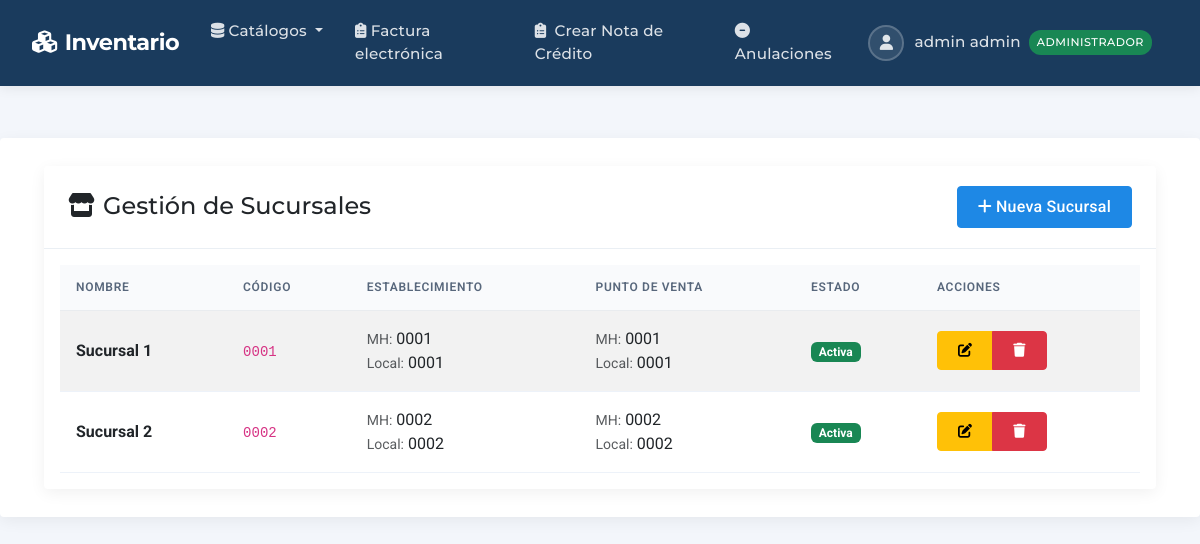
Page /dte/sucursales/ (signed in) on the committed database.
### productos/models.py (models this page shows, shortened)
class Usuario(AbstractUser):
    rol = models.ForeignKey(
        Rol, on_delete=models.SET_NULL,
        null=True, verbose_name='Rol',
        default=get_default_rol
    )
    dui = models.CharField('DUI', max_length=9, unique=True)
    SEXO_CHOICES = [('M','Masculino'), ('F','Femenino')]
    sexo = models.CharField('Sexo', max_length=1, choices=SEXO_CHOICES)
    edad = models.PositiveIntegerField('Edad', null=True, blank=True)
    telefono = models.CharField('Teléfono', max_length=20, blank=True)
    activo = models.BooleanField('Usuario Activo', default=False,
                               help_text='Solo usuarios activos pueden acceder al sistema')
    sucursal = models.ForeignKey(
        'dte.Sucursal',
        on_delete=models.SET_NULL,
        null=True, blank=True,
        verbose_name='Sucursal Asignada',
        help_text='Sucursal a la que pertenece el usuario'
    )
    REQUIRED_FIELDS = ['email', 'first_name', 'last_name', 'dui']
    def puede_acceder(self):
        return (
            self.is_authenticated and
            self.is_active and
            self.activo and
            self.rol and
            self.rol.nombre == 'administrador'
        )

class Rol(models.Model):
    nombre = models.CharField('Nombre del rol', max_length=50)

### dte/models.py (models this page shows, shortened)
class Sucursal(models.Model):
    nombre = models.CharField(max_length=100, verbose_name="Nombre de la Sucursal")
    codigo = models.CharField(max_length=10, unique=True, verbose_name="Código de Sucursal")
    codEstableMH = models.CharField(max_length=4, verbose_name="Código Establecimiento MH")
    codEstable = models.CharField(max_length=4, verbose_name="Código Establecimiento")
    codPuntoVentaMH = models.CharField(max_length=4, verbose_name="Código Punto Venta MH")
    codPuntoVenta = models.CharField(max_length=15, verbose_name="Código Punto Venta")
    activa = models.BooleanField(default=True, verbose_name="Sucursal Activa")
    class Meta:
        db_table = "dte_sucursal"
        verbose_name = "Sucursal"
        verbose_name_plural = "Sucursales"

### dte/views.py (the view)
# urls.py: path('sucursales/', views.sucursal_list, name='sucursal_list'),
@login_required
def sucursal_list(request):
    sucursales = Sucursal.objects.all().order_by('nombre')
    return render(request, 'dte/sucursal/list.html', {
        'sucursales': sucursales,
        'titulo': 'Gestión de Sucursales'
    })

### dte/templates/dte/sucursal/list.html (shortened to what this page needs)
{% extends 'productos/base.html' %}
{% load static %}
{% block content %}
<div class="container-fluid">
    <div class="row">
        <div class="col-12">
            <div class="card">
                <div class="card-header d-flex justify-content-between align-items-center">
                    <h4 class="card-title mb-0">
                        <i class="fas fa-store me-2"></i>{{ titulo }}
                    </h4>
                    <a href="{% url 'dte:sucursal_create' %}" class="btn btn-primary">
                        <i class="fas fa-plus me-1"></i>Nueva Sucursal
                    </a>
                </div>
                <div class="card-body">
                    {% if sucursales %}
                        <div class="table-responsive">
                            <table class="table table-striped table-hover">
                                <thead class="table-dark">
                                    <tr>
                                        <th>Nombre</th>
                                        <th>Código</th>
                                        <th>Establecimiento</th>
                                        <th>Punto de Venta</th>
                                        <th>Estado</th>
                                        <th>Acciones</th>
                                    </tr>
                                </thead>
                                <tbody>
                                    {% for sucursal in sucursales %}
                                    <tr>
                                        <td>
                                            <strong>{{ sucursal.nombre }}</strong>
                                        </td>
                                        <td>
                                            <code>{{ sucursal.codigo }}</code>
                                        </td>
                                        <td>
                                            <small class="text-muted">MH:</small> {{ sucursal.codEstableMH }}<br>
                                            <small class="text-muted">Local:</small> {{ sucursal.codEstable }}
                                        </td>
                                        <td>
                                            <small class="text-muted">MH:</small> {{ sucursal.codPuntoVentaMH }}<br>
                                            <small class="text-muted">Local:</small> {{ sucursal.codPuntoVenta }}
                                        </td>
                                        <td>
                                            {% if sucursal.activa %}
                                                <span class="badge bg-success">Activa</span>
                                            {% else %}
                                                <span class="badge bg-danger">Inactiva</span>
                                            {% endif %}
                                        </td>
                                        <td>
                                            <div class="btn-group" role="group">
                                                <a href="{% url 'dte:sucursal_update' sucursal.pk %}"
                                                   class="btn btn-sm btn-warning" title="Editar">
                                                    <i class="fas fa-edit"></i>
                                                </a>
                                                <a href="{% url 'dte:sucursal_delete' sucursal.pk %}"
                                                   class="btn btn-sm btn-danger" title="Eliminar">
                                                    <i class="fas fa-trash"></i>
                                                </a>
                                            </div>
                                        </td>
                                    </tr>
                                    {% endfor %}
                                </tbody>
                            </table>
                        </div>
                    {% endif %}
                </div>
            </div>
        </div>
    </div>
</div>
{% endblock %}

### productos/templates/productos/base.html (shortened to what this page needs)
<!DOCTYPE html>
<html lang="es" class="h-100">
<head>
    <link rel="stylesheet" href="https://cdn.datatables.net/2.3.2/css/dataTables.bootstrap5.css">
    <link href="https://cdn.jsdelivr.net/npm/bootstrap@5.3.0/dist/css/bootstrap.min.css" rel="stylesheet">
    <link rel="stylesheet" href="https://cdnjs.cloudflare.com/ajax/libs/font-awesome/6.4.0/css/all.min.css">
    <link rel="stylesheet" href="https://cdnjs.cloudflare.com/ajax/libs/tom-select/2.4.3/css/tom-select.bootstrap5.min.css" />
</head>
<body class="d-flex flex-column min-vh-100">
    <nav class="navbar navbar-expand-lg navbar-dark">
        <div class="container-fluid">
            <a class="navbar-brand" href="{% url 'home' %}">
                <i class="fas fa-cubes me-2"></i>Inventario
            </a>
            <div class="collapse navbar-collapse" id="navbarMain">
                <ul class="navbar-nav me-auto">
                    {% if user.is_authenticated %}
                    <li class="nav-item dropdown">
                        <a class="nav-link dropdown-toggle" href="#" data-bs-toggle="dropdown">
                            <i class="fas fa-database me-1"></i>Catálogos
                        </a>
                    </li>
                    <li class="nav-item">
                        <a class="nav-link" href="{% url 'dte:factura_list' %}">
                            <i class="fas fa-clipboard-list me-1"></i>Factura electrónica
                        </a>
                    </li>
                    <li class="nav-item">
                        <a class="nav-link" href="{% url 'dte:crear_nota_credito' %}">
                            <i class="fas fa-clipboard-list me-1"></i> Crear Nota de Crédito
                        </a>
                    </li>
                    <li class="nav-item">
                        <a class="nav-link" href="{% url 'dte:anulacion_list' %}">
                            <i class="fas fa-minus-circle"></i> Anulaciones
                        </a>
                    </li>
                    {% endif %}
                </ul>
                <ul class="navbar-nav">
                    {% if user.is_authenticated %}
                    <li class="nav-item dropdown">
                        <a class="nav-link dropdown-toggle user-dropdown" href="#" data-bs-toggle="dropdown">
                            <span class="user-avatar">
                                <i class="fas fa-user"></i>
                            </span>
                            {{ user.first_name }} {{ user.last_name }}
                            {% if user.rol %}
                                {% if user.puede_acceder %}
                                    <span class="badge-role bg-success">{{ user.rol.nombre }}</span>
                                {% else %}
                                    <span class="badge-role bg-warning">{{ user.rol.nombre }} (Sin acceso)</span>
                                {% endif %}
                            {% else %}
                                <span class="badge-role bg-danger">Sin rol</span>
                            {% endif %}
                        </a>
                    </li>
                    {% endif %}
                </ul>
            </div>
        </div>
    </nav>
    <div class="main-content">
        <div class="container">
            {% block content %}{% endblock %}
        </div>
    </div>
</body>
</html>

### productos/templates/productos/base.html (style rules this page uses)
:root { --primary-color: #1a3b5d; --primary-hover: #0e2945; --secondary-color: #1e88e5; --accent-color: #e53935; --success-color: #2e7d32; --light-bg: #f7f9fc; --dark-text: #2c3e50; --medium-text: #58677c; --light-text: #b0bec5; --header-shadow: 0 2px 12px rgba(0, 0, 0, 0.08); --card-shadow: 0 4px 16px rgba(0, 0, 0, 0.06); --border-radius: 0.25rem; }
body { font-family: 'Roboto', sans-serif; background-color: #f3f6fb; color: var(--dark-text); display: flex; flex-direction: column; min-height: 100vh; }
h1, h2, h3, h4, h5, .navbar-brand, .nav-link { font-family: 'Montserrat', sans-serif; }
.navbar { box-shadow: var(--header-shadow); padding: 0.5rem 1.25rem; background-color: var(--primary-color); }
.navbar-brand { font-weight: 700; font-size: 1.4rem; letter-spacing: -0.5px; color: white !important; }
.navbar-dark .navbar-nav .nav-link { color: rgba(255, 255, 255, 0.85); font-weight: 500; padding: 0.75rem 1rem; transition: all 0.2s ease; font-size: 0.95rem; letter-spacing: 0.2px; }
.main-content { flex: 1 0 auto; padding: 1.5rem 0; }
.container { max-width: 1400px; padding: 1.75rem 2rem; background-color: white; border-radius: var(--border-radius); box-shadow: var(--card-shadow); margin-top: 1.75rem; margin-bottom: 1.75rem; }
.btn { font-weight: 500; padding: 0.5rem 1.25rem; border-radius: var(--border-radius); transition: all 0.2s; box-shadow: none; letter-spacing: 0.25px; }
.btn-primary { background-color: var(--secondary-color); border-color: var(--secondary-color); }
.card { border: none; box-shadow: var(--card-shadow); border-radius: var(--border-radius); transition: all 0.25s ease; }
.card-header { background-color: white; border-bottom: 1px solid #eaeff4; padding: 1.25rem 1.5rem; font-weight: 600; }
.table { margin-bottom: 0; }
.table thead th { background-color: #f9fafc; border-bottom: 1px solid #e9ecef; font-weight: 600; color: var(--medium-text); text-transform: uppercase; font-size: 0.75rem; letter-spacing: 0.7px; padding: 0.85rem 1rem; }
.table tbody td { padding: 1rem; vertical-align: middle; border-color: #edf2f9; }
.user-dropdown::after { display: none; }
.user-dropdown { display: flex; align-items: center; }
.user-dropdown .user-avatar { width: 36px; height: 36px; border-radius: 50%; margin-right: 10px; background-color: rgba(255, 255, 255, 0.1); display: flex; align-items: center; justify-content: center; border: 2px solid rgba(255, 255, 255, 0.2); }
.badge-role { background-color: rgba(255, 255, 255, 0.15); color: white; font-size: 0.7rem; padding: 0.25rem 0.5rem; border-radius: 12px; margin-left: 0.5rem; font-weight: 500; letter-spacing: 0.5px; text-transform: uppercase; }

### rows in the picture
Usuario: first_name "admin", last_name "admin", rol.nombre "ADMINISTRADOR"
Sucursal: nombre "Sucursal 1", codigo "0001", codEstableMH "0001", codEstable "0001", codPuntoVentaMH "0001", codPuntoVenta "0001", activa "Activa"
Sucursal: nombre "Sucursal 2", codigo "0002", codEstableMH "0002", codEstable "0002", codPuntoVentaMH "0002", codPuntoVenta "0002", activa "Activa"

### other values in the picture
{{ titulo }} "Gestión de Sucursales"
